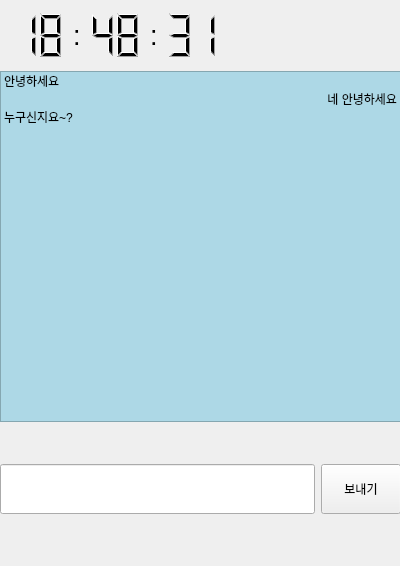
<?xml version="1.0" encoding="UTF-8"?>
<ui version="4.0">
 <class>ChatBox</class>
 <widget class="QWidget" name="ChatBox">
  <property name="geometry">
   <rect>
    <x>0</x>
    <y>0</y>
    <width>400</width>
    <height>566</height>
   </rect>
  </property>
  <property name="windowTitle">
   <string>Form</string>
  </property>
  <property name="styleSheet">
   <string notr="true"/>
  </property>
  <widget class="QWidget" name="horizontalLayoutWidget">
   <property name="geometry">
    <rect>
     <x>0</x>
     <y>419</y>
     <width>401</width>
     <height>141</height>
    </rect>
   </property>
   <layout class="QHBoxLayout" name="horizontalLayout">
    <item>
     <widget class="QLineEdit" name="lineEdit">
      <property name="minimumSize">
       <size>
        <width>0</width>
        <height>50</height>
       </size>
      </property>
     </widget>
    </item>
    <item>
     <widget class="QPushButton" name="pushButton">
      <property name="minimumSize">
       <size>
        <width>0</width>
        <height>50</height>
       </size>
      </property>
      <property name="text">
       <string>보내기</string>
      </property>
     </widget>
    </item>
   </layout>
  </widget>
  <widget class="QWidget" name="horizontalLayoutWidget_2">
   <property name="geometry">
    <rect>
     <x>10</x>
     <y>10</y>
     <width>211</width>
     <height>51</height>
    </rect>
   </property>
   <layout class="QHBoxLayout" name="horizontalLayout_2" stretch="15,1,15,1,15">
    <item>
     <widget class="QLCDNumber" name="Hour">
      <property name="frameShape">
       <enum>QFrame::Shape::NoFrame</enum>
      </property>
      <property name="smallDecimalPoint">
       <bool>false</bool>
      </property>
      <property name="digitCount">
       <number>2</number>
      </property>
      <property name="segmentStyle">
       <enum>QLCDNumber::SegmentStyle::Filled</enum>
      </property>
      <property name="intValue" stdset="0">
       <number>18</number>
      </property>
     </widget>
    </item>
    <item>
     <widget class="QLabel" name="label">
      <property name="font">
       <font>
        <pointsize>20</pointsize>
       </font>
      </property>
      <property name="text">
       <string>:</string>
      </property>
     </widget>
    </item>
    <item>
     <widget class="QLCDNumber" name="Minute">
      <property name="frameShape">
       <enum>QFrame::Shape::NoFrame</enum>
      </property>
      <property name="digitCount">
       <number>2</number>
      </property>
      <property name="intValue" stdset="0">
       <number>48</number>
      </property>
     </widget>
    </item>
    <item>
     <widget class="QLabel" name="label_2">
      <property name="font">
       <font>
        <pointsize>20</pointsize>
       </font>
      </property>
      <property name="text">
       <string>:</string>
      </property>
     </widget>
    </item>
    <item>
     <widget class="QLCDNumber" name="Second">
      <property name="styleSheet">
       <string notr="true"/>
      </property>
      <property name="frameShape">
       <enum>QFrame::Shape::NoFrame</enum>
      </property>
      <property name="digitCount">
       <number>2</number>
      </property>
      <property name="intValue" stdset="0">
       <number>31</number>
      </property>
     </widget>
    </item>
   </layout>
  </widget>
  <widget class="QListWidget" name="listWidget">
   <property name="geometry">
    <rect>
     <x>0</x>
     <y>71</y>
     <width>401</width>
     <height>351</height>
    </rect>
   </property>
   <property name="styleSheet">
    <string notr="true">QListWidget{background-color:lightblue;}
QListWidget::item{color:black; display:inline;}</string>
   </property>
   <item>
    <property name="text">
     <string>안녕하세요</string>
    </property>
   </item>
   <item>
    <property name="text">
     <string>네 안녕하세요</string>
    </property>
    <property name="textAlignment">
     <set>AlignTrailing|AlignVCenter</set>
    </property>
   </item>
   <item>
    <property name="text">
     <string>누구신지요~?</string>
    </property>
   </item>
  </widget>
 </widget>
 <resources/>
 <connections/>
</ui>
